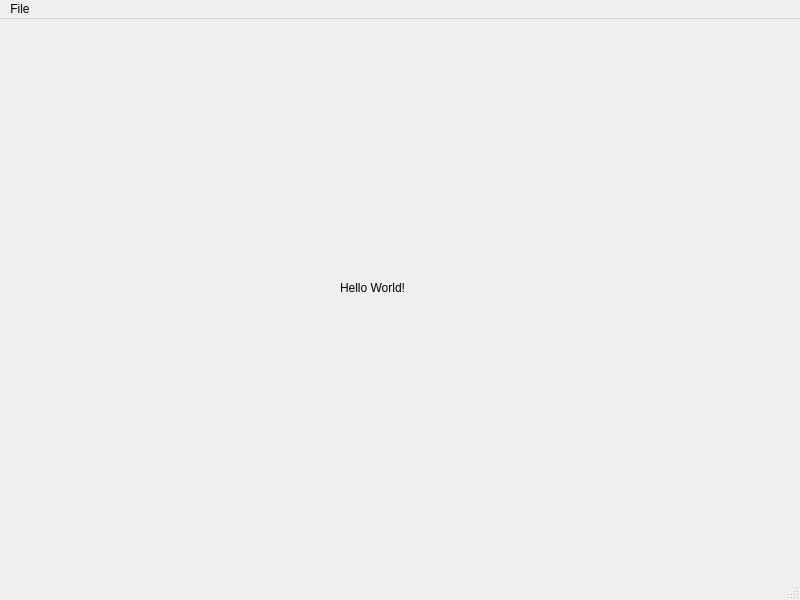
<?xml version="1.0" encoding="UTF-8"?>
<ui version="4.0">
 <class>MainWindow</class>
 <widget class="QMainWindow" name="MainWindow">
  <property name="geometry">
   <rect>
    <x>0</x>
    <y>0</y>
    <width>800</width>
    <height>600</height>
   </rect>
  </property>
  <property name="windowTitle">
   <string>MainWindow</string>
  </property>
  <widget class="QWidget" name="centralwidget">
   <widget class="QLabel" name="label">
    <property name="geometry">
     <rect>
      <x>340</x>
      <y>260</y>
      <width>71</width>
      <height>17</height>
     </rect>
    </property>
    <property name="text">
     <string>Hello World!</string>
    </property>
   </widget>
  </widget>
  <widget class="QMenuBar" name="menubar">
   <property name="geometry">
    <rect>
     <x>0</x>
     <y>0</y>
     <width>800</width>
     <height>22</height>
    </rect>
   </property>
   <widget class="QMenu" name="menuFirst_QT_Program">
    <property name="title">
     <string>File</string>
    </property>
    <addaction name="actionExit"/>
   </widget>
   <addaction name="menuFirst_QT_Program"/>
  </widget>
  <widget class="QStatusBar" name="statusbar"/>
  <action name="actionExit">
   <property name="checkable">
    <bool>false</bool>
   </property>
   <property name="text">
    <string>Exit</string>
   </property>
  </action>
 </widget>
 <resources/>
 <connections/>
</ui>
